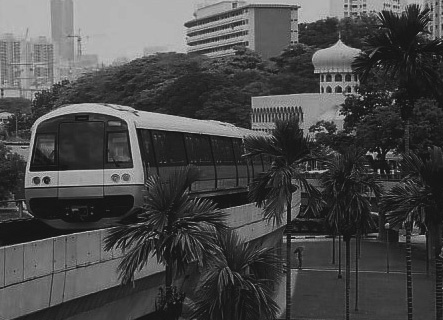
%> input picture lab/lab1/imgs/mrt-train.jpg, 443 x 320 px
$ octave histo_equalization.m   (GNU Octave 9; MATLAB toolbox functions it lacks are replaced by stand-ins)
%> lines starting %> are read from the running program, lines starting %| are printed output that depends on the picture
% Read and convert image
Pc = imread("lab\lab1\imgs\mrt-train.jpg");
%> Pc is the input picture: size 320x443x3 uint8; min 13, max 204, mean 74
P = rgb2gray(Pc);

% Apply histogram equalization
P3 = histeq(P, 255);
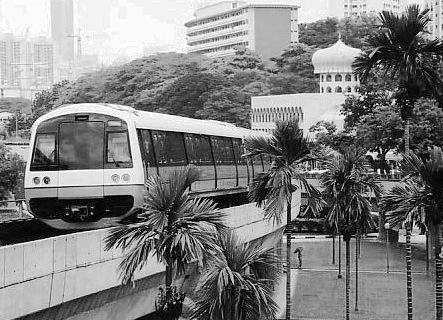
%> P3: size 320x443 uint8; min 0, max 255, mean 128.3
P4 = histeq(P3, 255);

% Histogram comparison: 10 bins vs 256 bins
figure('Name', 'Histogram Analysis');
subplot(1, 2, 1);
imhist(P, 10);
title('Original (10 bins)');

subplot(1, 2, 2);
imhist(P, 256);
title('Original (256 bins)');
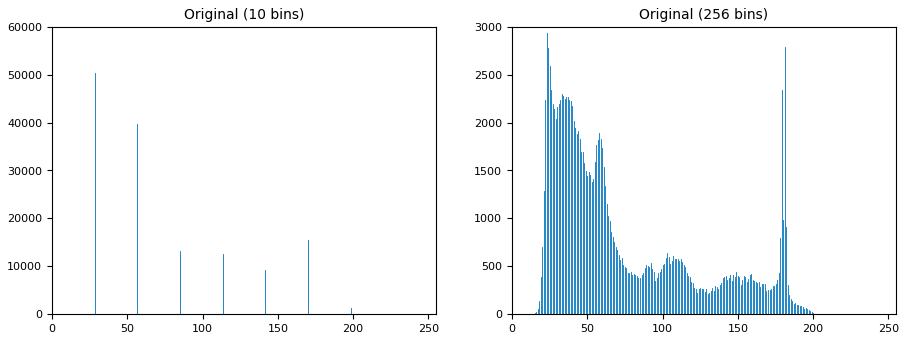
%> figure redrawn from the program's plot data, 2 panels; panel 1: highest point at x = 28.33, y = 50391; panel 2: highest point at x = 23, y = 2935

% Display original and equalized images
figure('Name', 'Image Comparison');
subplot(2, 2, 1);
imshow(P);
title('Original Image');

subplot(2, 2, 2);
imshow(P3);
title('Equalized Image');

subplot(2, 2, 4);
imshow(P4);
title('2nd Equalized Image');

% Histogram comparison: 10 bins vs 256 bins
figure('Name', 'Histogram Analysis');

subplot(2, 4, 1);
imhist(P, 10);
title('Original (10 bins)');

subplot(2, 4, 2);
imhist(P, 256);
title('Original (256 bins)');

subplot(2, 4, 3);
imhist(P3, 10);
title('Equalized (10 bins)');

subplot(2, 4, 4);
imhist(P3, 256);
title('Equalized (256 bins)');

% Show second equalization effect
subplot(2, 4, 7);
imhist(P4, 10);
title('2nd Equalization (10 bins)');

subplot(2, 4, 8);
imhist(P4, 256);
title('2nd Equalization (256 bins)');
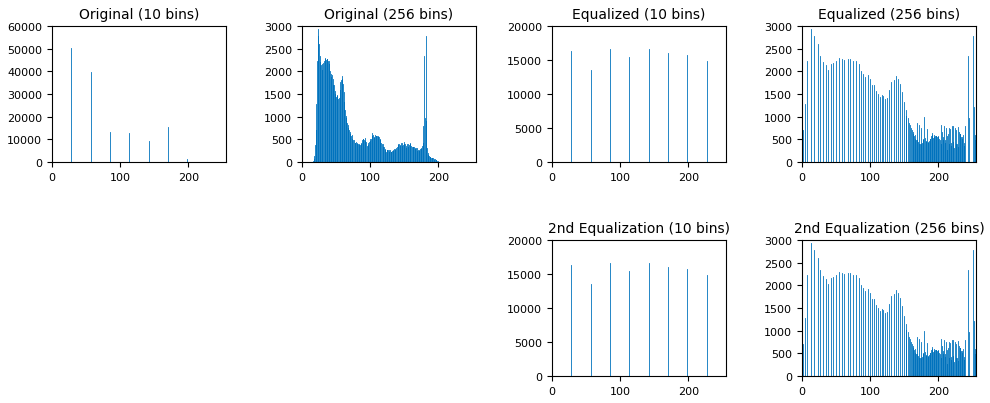
%> figure redrawn from the program's plot data, 6 panels; panel 1: highest point at x = 28.33, y = 50391; panel 2: highest point at x = 23, y = 2935; panel 3: highest point at x = 85, y = 16652; panel 4: highest point at x = 13, y = 2935
figure;
% Show second equalization effect
subplot(1, 2, 1);
imhist(P3, 256);
title('P3 Equalization (256 bins)');

subplot(1, 2, 2);
imhist(P4, 256);
title('P4 Equalization (256 bins)');
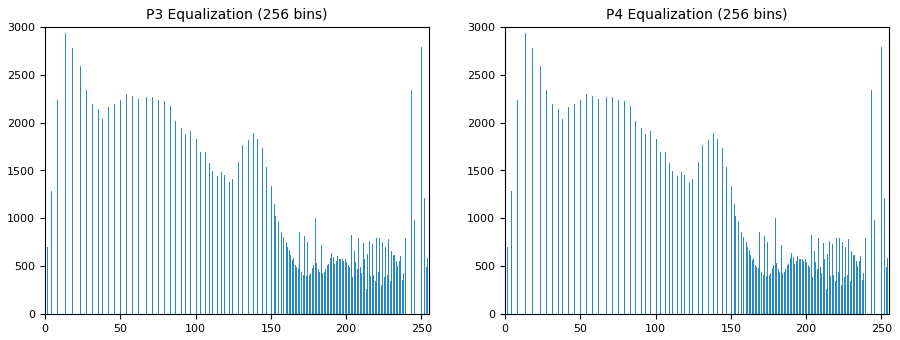
%> figure redrawn from the program's plot data, 2 panels; panel 1: highest point at x = 13, y = 2935
% Display statistics
fprintf('Original image - Min: %d, Max: %d\n', min(P(:)), max(P(:)));
%| Original image - Min: 13, Max: 204
fprintf('After 1st equalization - Min: %d, Max: %d\n', min(P3(:)), max(P3(:)));
%| After 1st equalization - Min: 0, Max: 255
fprintf('After 2nd equalization - Min: %d, Max: %d\n', min(P4(:)), max(P4(:)));
%| After 2nd equalization - Min: 0, Max: 255

$ run again, with lab/lab1/imgs/lib-gn.jpg copied over lab/lab1/imgs/mrt-train.jpg
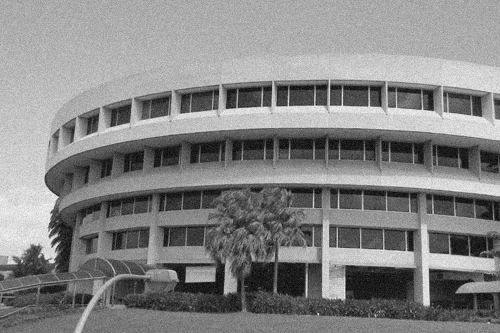
%> input picture lab/lab1/imgs/lib-gn.jpg, 500 x 333 px
%> Pc is the input picture: size 333x500 uint8; min 0, max 255, mean 131.8
%> `title('Original (256 bins)');`:
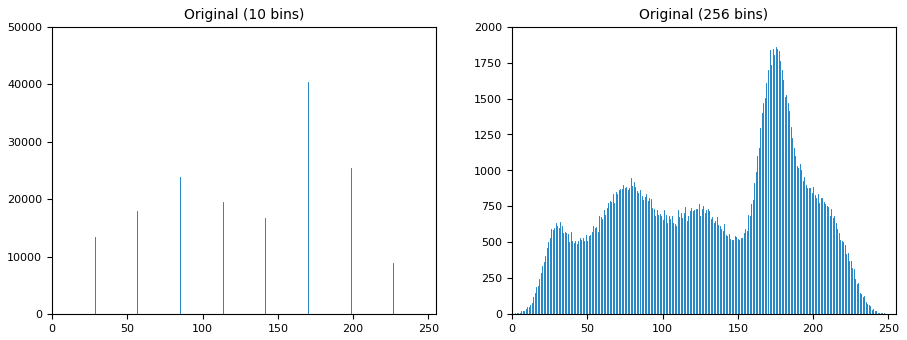
%> figure redrawn from the program's plot data, 2 panels; panel 1: highest point at x = 170, y = 40401; panel 2: highest point at x = 175, y = 1858
%> `title('P4 Equalization (256 bins)');`:
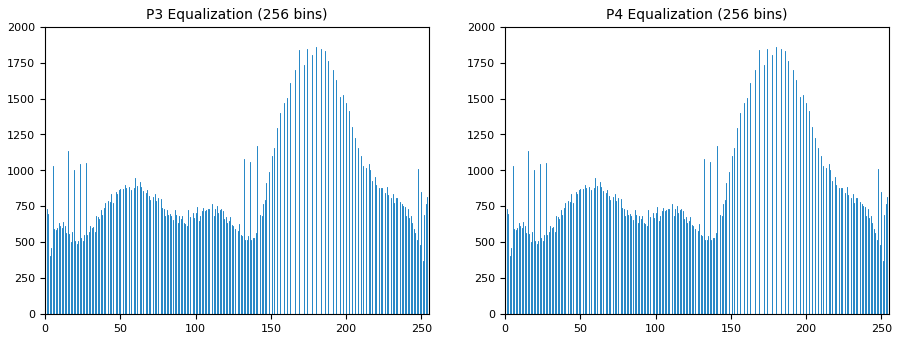
%> figure redrawn from the program's plot data, 2 panels; panel 1: highest point at x = 180, y = 1858
%| Original image - Min: 0, Max: 255
%| After 1st equalization - Min: 0, Max: 255
%| After 2nd equalization - Min: 0, Max: 255
